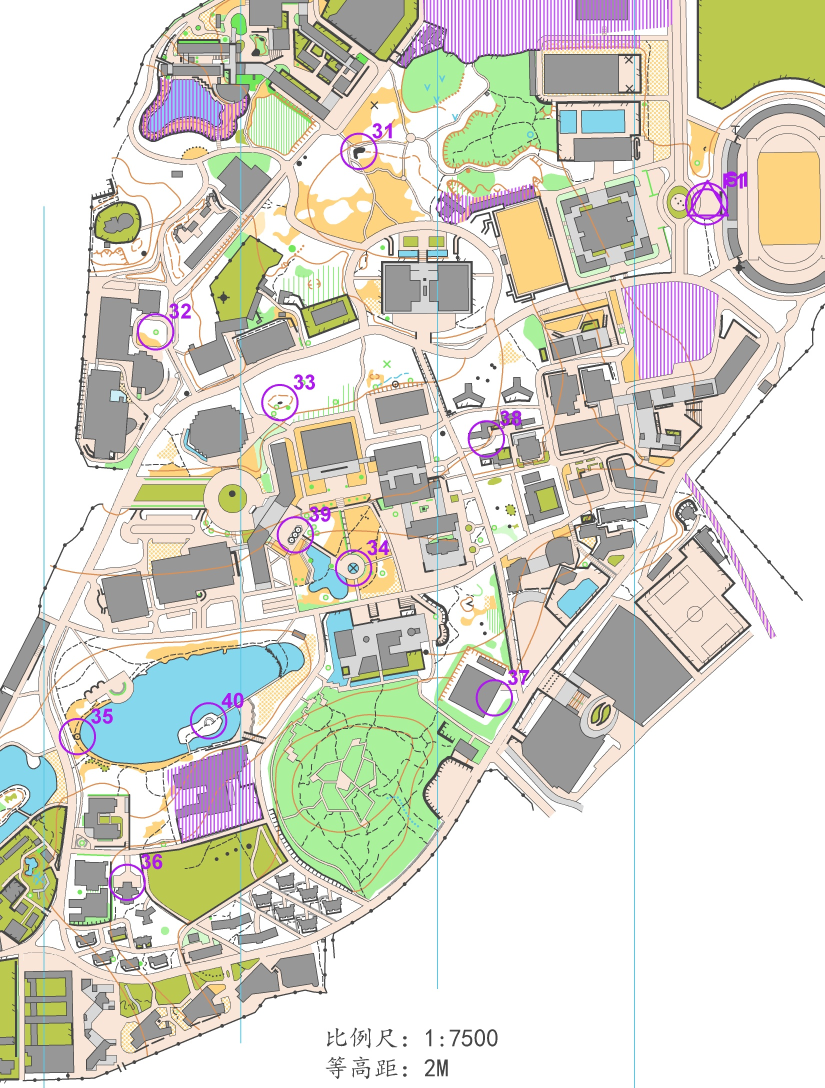
#> input picture image_1791593207568.jpg, 1649 x 2176 px (shown at 1/2 size); its folder holds only this picture in this run
$ python -i vision.py   (imports and definitions only)
#> lines starting #> are read from the running program, lines starting #| are printed output that depends on the picture; after the words box and inside, x2 and y2 are one past the last pixel; in counts of white or black regions, pixels touching at a corner belong together
#> further down, picture is the input picture: shape (2176, 1649, 3); mean B, G, R 204, 216, 217.3
### dirmap/reference.py
"""Campus OSM reference. It is geodetic evidence, not a complete route graph."""

import json
from pathlib import Path

import cv2
import numpy as np

from .geometry import Frame


def polygon_properties(points):
    contour = np.asarray(points, dtype=np.float32).reshape(-1, 1, 2)
    moments = cv2.moments(contour)
    area = abs(moments['m00'])
    if area < 1:
        return None
    center = [moments['m10']/moments['m00'], moments['m01']/moments['m00']]
    _, sides, angle = cv2.minAreaRect(contour)
    ratio = max(sides) / max(1e-6, min(sides))
    return {'center': center, 'area': area, 'aspect': ratio, 'points': np.asarray(points).tolist()}


# [60 lines left out: functions load_reference, geojson, not called in this run]

### dirmap/symbols.py
"""Recognize course symbols without erasing cartographic forbidden areas."""

import cv2
import numpy as np


def course_symbol(purple, control):
    center = np.array(control['pixel'], dtype=float)
    radius = float(control['radiusPx'])
    height, width = purple.shape
    pad = int(np.ceil(radius*2.1))
    origin = np.maximum(0, np.floor(center-pad).astype(int))
    end = np.minimum([width, height], np.ceil(center+pad).astype(int))
    crop = purple[origin[1]:end[1], origin[0]:end[0]]
    point = center-origin
    angles = np.linspace(0, 2*np.pi, 180, endpoint=False)
    radial = np.linspace(.5, 1.65, 93)*radius
    ring_points = point+radial[:, None, None]*np.stack((np.cos(angles), np.sin(angles)), axis=-1)
    xx = np.clip(np.rint(ring_points[..., 0]).astype(int), 0, crop.shape[1]-1)
    yy = np.clip(np.rint(ring_points[..., 1]).astype(int), 0, crop.shape[0]-1)
    profile = (crop[yy, xx] > 0).mean(axis=1)
    # Separate connected peaks, rather than counting the two edges of one
    # thick circle as a double finish ring.
    groups = np.split(np.flatnonzero(profile >= .65), np.flatnonzero(np.diff(np.flatnonzero(profile >= .65)) > 1)+1)
    radii = []
    for group in groups:
        if len(group):
            radii.append(float(radial[group[np.argmax(profile[group])]]))
    double = any(abs(a-b) > radius*.16 for a in radii for b in radii)
    distance = cv2.distanceTransform(255-crop, cv2.DIST_L2, 3)
    grid_y, grid_x = np.indices(crop.shape)
    inner = (grid_x-point[0])**2+(grid_y-point[1])**2 < (radius*.84)**2
    inner_density = np.mean(crop[inner] > 0) if inner.any() else 0
    best = None
    if .035 < inner_density < .8:
        t = np.linspace(.14, .86, 27)
        for angle in np.arange(-90, 30, 6)*np.pi/180:
            unit = np.stack((np.cos(angle+np.arange(3)*2*np.pi/3), np.sin(angle+np.arange(3)*2*np.pi/3)), axis=-1)
            for relative_radius in np.arange(.85, 1.71, .05):
                for dx, dy in ((0, 0), (-.07, 0), (.07, 0), (0, -.07), (0, .07)):
                    vertices = point+[dx*radius, dy*radius]+unit*radius*relative_radius
                    next_vertices = np.roll(vertices, -1, axis=0)
                    sides = vertices[:, None, :]+(next_vertices-vertices)[:, None, :]*t[None, :, None]
                    vectors = next_vertices-vertices
                    normal = np.stack((-vectors[:, 1], vectors[:, 0]), axis=-1)
                    normal /= np.linalg.norm(normal, axis=1)[:, None]
                    offset = normal[:, None, :]*max(4., radius*.22)

                    def hit(points, tolerance):
                        x = np.rint(points[..., 0]).astype(int)
                        y = np.rint(points[..., 1]).astype(int)
                        valid = (x >= 0) & (y >= 0) & (x < crop.shape[1]) & (y < crop.shape[0])
                        result = np.zeros(x.shape, dtype=bool)
                        result[valid] = distance[y[valid], x[valid]] <= tolerance
                        return result.mean(axis=1)

                    coverage = hit(sides, max(1., radius*.045))
                    if coverage.min() < .80:
                        continue
                    background = (hit(sides+offset, .5)+hit(sides-offset, .5))/2
                    contrast = coverage-background
                    if contrast.min() < .24:
                        continue
                    score = float(np.mean(coverage)-.4*np.mean(background))
                    if best is None or score > best[0]:
                        best = (score, vertices+origin, coverage.tolist())
    if best is not None and not double:
        # In a low-resolution compound symbol, triangle strokes can bridge
        # the valley between the two radial peaks. The independently fitted
        # Hough ring is still evidence of the outer circle.
        outer_support = float(profile[np.argmin(np.abs(radial-radius))])
        if outer_support >= .65 and any(abs(r-radius) > radius*.2 for r in radii):
            radii.append(radius)
            double = True
    role = 'start_finish' if best is not None and double else 'start' if best is not None else 'finish' if double else 'control'
    return {'role': role, 'ringRadii': radii or [radius],
            'triangle': best[1].tolist() if best else None,
            'triangleCoverage': best[2] if best else None,
            'confidence': round(best[0], 3) if best else round(float(profile.max()), 3)}


def classify_course_symbols(purple, controls):
    for control in controls:
        symbol = course_symbol(purple, control)
        control['role'] = symbol['role']
        control['symbolGeometry'] = symbol
        if symbol['role'] != 'control':
            control['label'] = {'start': '起点', 'finish': '终点', 'start_finish': '起终点'}[symbol['role']]
            control['labelSource'] = 'course_symbol'
            control['required'] = False


# [13 lines left out: function course_ink_mask, not called in this run]

### dirmap/overprint.py
"""Separate course annotations from ground symbols and repair their occlusion.

The recovered colours are an interpretation, never a modification of the
source scan. A course connection supplies no edge to the navigation graph.
"""
import itertools

import cv2
import numpy as np


def annotation_mask(purple, controls, text_ink=None):
    """Confirmed circles/triangles, OCR text, and supported circle connections."""
    strokes = np.zeros_like(purple)
    for control in controls:
        radius = float(control['radiusPx'])
        center = tuple(np.rint(control['pixel']).astype(int))
        geometry = control.get('symbolGeometry', {})
        for ring in [radius, *geometry.get('ringRadii', [])]:
            cv2.circle(strokes, center, round(ring), 255, max(5, round(radius*.4)))
        if geometry.get('triangle'):
            cv2.polylines(strokes, [np.rint(geometry['triangle']).astype(np.int32)], True, 255, max(5, round(radius*.35)))
        box = control.get('labelPixelBox')
        if box:
            x0, y0 = np.maximum(0, np.floor(np.array(box[:2])-2).astype(int))
            x1, y1 = np.minimum([purple.shape[1], purple.shape[0]], np.ceil(np.array(box[2:])+2).astype(int))
            if x1 > x0 and y1 > y0:
                # Bold text and its anti-aliasing may cover pale restriction
                # hatching. Do not erase all purple pixels inside its box.
                ink = (text_ink if text_ink is not None else purple)[y0:y1, x0:x1]
                strokes[y0:y1, x0:x1] |= cv2.dilate(ink, np.ones((3, 3), np.uint8))
    distance = cv2.distanceTransform(255-purple, cv2.DIST_L2, 3)
    for left, right in itertools.combinations(controls, 2):
        a, b = np.array(left['pixel']), np.array(right['pixel'])
        length = float(np.linalg.norm(b-a))
        radius = min(left['radiusPx'], right['radiusPx'])
        if length < radius*5:
            continue
        start, stop = left['radiusPx']*1.2/length, 1-right['radiusPx']*1.2/length
        if start >= stop:
            continue
        samples = np.rint(a+np.linspace(start, stop, max(20, round(length)))[:, None]*(b-a)).astype(int)
        if (samples < 0).any() or (samples[:, 0] >= purple.shape[1]).any() or (samples[:, 1] >= purple.shape[0]).any():
            continue
        hit = distance[samples[:, 1], samples[:, 0]] <= max(1.5, radius*.1)
        if np.mean(hit) >= .9 and min(np.mean(part) for part in np.array_split(hit, 4)) >= .8:
            cv2.line(strokes, tuple(np.rint(a).astype(int)), tuple(np.rint(b).astype(int)), 255, max(5, round(radius*.45)))
    return cv2.bitwise_and(strokes, purple)


def _line_kernel(size, angle):
    result = np.zeros((size, size), np.uint8)
    center = np.array([size//2, size//2])
    vector = np.array([np.cos(angle), np.sin(angle)])*(size//2)
    cv2.line(result, tuple(np.rint(center-vector).astype(int)), tuple(np.rint(center+vector).astype(int)), 1, 1)
    return result


def continue_barriers(black, unknown, maximum_gap):
    """Continue supported linear fragments only inside hidden pixels.

    Directional support prevents joining two parallel road borders into a
    cross-road wall. Known white gates outside the overprint remain intact.
    """
    visible = cv2.bitwise_and(black, cv2.bitwise_not(unknown))
    count, labels, stats, _ = cv2.connectedComponentsWithStats(visible, 8)
    linear = np.array([False]+[max(stats[i, 2:4]) >= 20 or max(stats[i, 2:4]) >= 3*max(1, min(stats[i, 2:4]))
                               for i in range(1, count)])
    strokes = linear[labels].astype(np.uint8)*255
    grown = cv2.dilate(strokes, np.ones((3, 3), np.uint8))
    repaired = np.zeros_like(black)
    size = int(maximum_gap) | 1
    for angle in np.arange(0, np.pi, np.pi/12):
        direction = _line_kernel(7, angle)
        supported = cv2.morphologyEx(grown, cv2.MORPH_OPEN, direction)
        joined = cv2.morphologyEx(supported, cv2.MORPH_CLOSE, _line_kernel(size, angle))
        repaired |= cv2.bitwise_and(joined, unknown)
    return repaired


def restore(image, purple, annotations, restrictions, black, controls):
    # Include purple-coloured antialiasing beside confirmed ink. Its hue can
    # lie between a water pixel and purple, outside the initial purple test.
    hsv = cv2.cvtColor(image, cv2.COLOR_BGR2HSV)
    nearby = cv2.dilate(annotations, np.ones((5, 5), np.uint8)) > 0
    fringe = nearby & (hsv[:, :, 0] >= 111) & (hsv[:, :, 0] <= 170) & (hsv[:, :, 1] >= 30)
    unknown = ((annotations > 0) | fringe) & (restrictions == 0)
    unknown = unknown.astype(np.uint8)*255
    if not unknown.any():
        return image.copy(), unknown, np.zeros_like(unknown)
    # Continue colour edges at native resolution. A wide averaging stencil
    # mixes the roofs on both sides of a covered passage into its hidden
    # centre. Navier-Stokes inpainting follows the visible isophotes instead;
    # observed pixels and independently continued black barriers still win.
    recovered = cv2.inpaint(image, unknown, 1, cv2.INPAINT_NS)
    radii = [c['radiusPx'] for c in controls]
    gap = max(9, min(49, round((np.median(radii) if radii else 12)*1.2)))
    barriers = continue_barriers(black, unknown, gap)
    return recovered, unknown, barriers

### dirmap/vision.py
"""Colour/shape extraction with separate course ink and forbidden masks.

The output is a candidate interpretation. Grey buildings, blue water, dark
green and detected purple hatching are hard obstacles; ambiguous markings
remain visible for review. Source pixels are never overwritten.
"""

from pathlib import Path
import struct

import cv2
import numpy as np

from .reference import polygon_properties
from .symbols import classify_course_symbols, course_ink_mask
from .overprint import annotation_mask, restore
from .protocol import TERRAIN_SCHEMA


# [15 lines left out: function read_image, not called in this run]


def colour_masks(image):
    b, g, r = (channel.astype(np.int16) for channel in cv2.split(image))
    hsv = cv2.cvtColor(image, cv2.COLOR_BGR2HSV)
#> hsv: shape (2176, 1649, 3); mean H, S, V 27.2, 32.4, 225.4
    h, s, v = cv2.split(hsv)
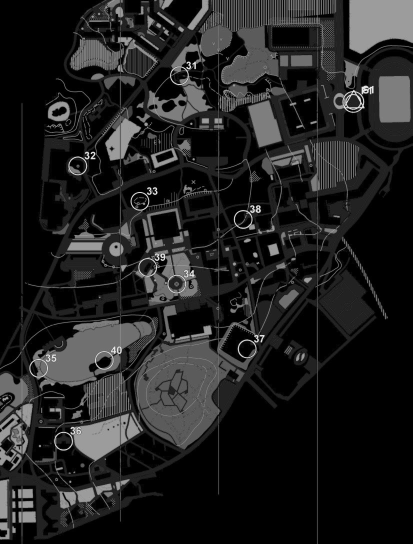
#> s: shape (2176, 1649) (shown at 1/4 size); min 0, max 255, mean 32.4
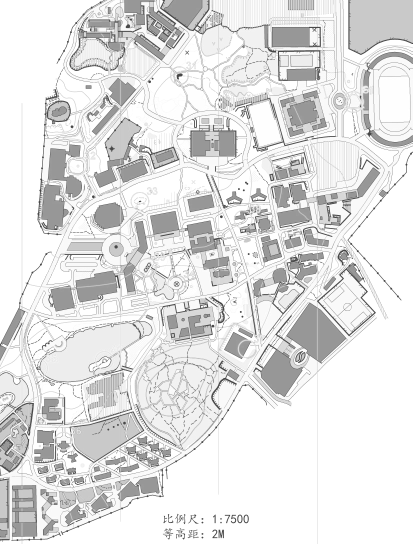
#> v: shape (2176, 1649) (shown at 1/4 size); min 62, max 255, mean 225.4
    purple = ((r-g > 22) & (b-g > 18) & (r > 85) & (b > 75)).astype(np.uint8)*255
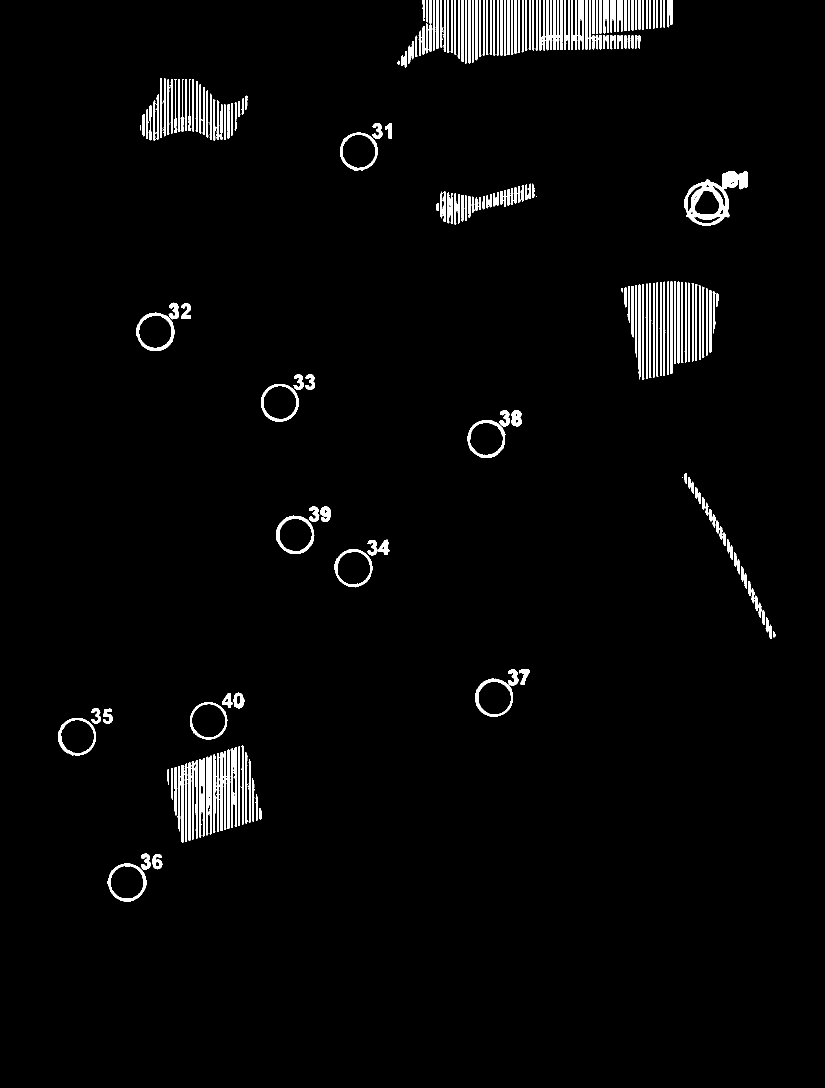
#> purple: shape (2176, 1649) (shown at 1/2 size); 2.7% white; 267 white regions (3 under 20 px), largest, box (x1, y1, x2, y2) and area: (1369, 342, 1495, 452) 4992, (273, 625, 350, 702) 1322, (552, 1031, 629, 1108) 1307
    water = (((b-r > 24) & (g-r > 15) & (g > 95) & (h > 78) & (h < 111)) & (purple == 0)).astype(np.uint8)*255
#> water: shape (2176, 1649); 3% white; 187 white regions (49 under 20 px), largest, box (x1, y1, x2, y2) and area: (171, 1286, 608, 1527) 47592, (0, 1404, 113, 1630) 9307, (612, 1092, 695, 1197) 4011
    # The supplied roof fill straddles V=179 after JPEG compression (and
    # after removing purple overprint). A cutoff at that value breaks a
    # solid roof into traversable speckles. Keep the medium grey palette;
    # light grey canopies/passages (about V=215) remain separate.
    building = ((s < 48) & (v > 58) & (v < 196)).astype(np.uint8)*255
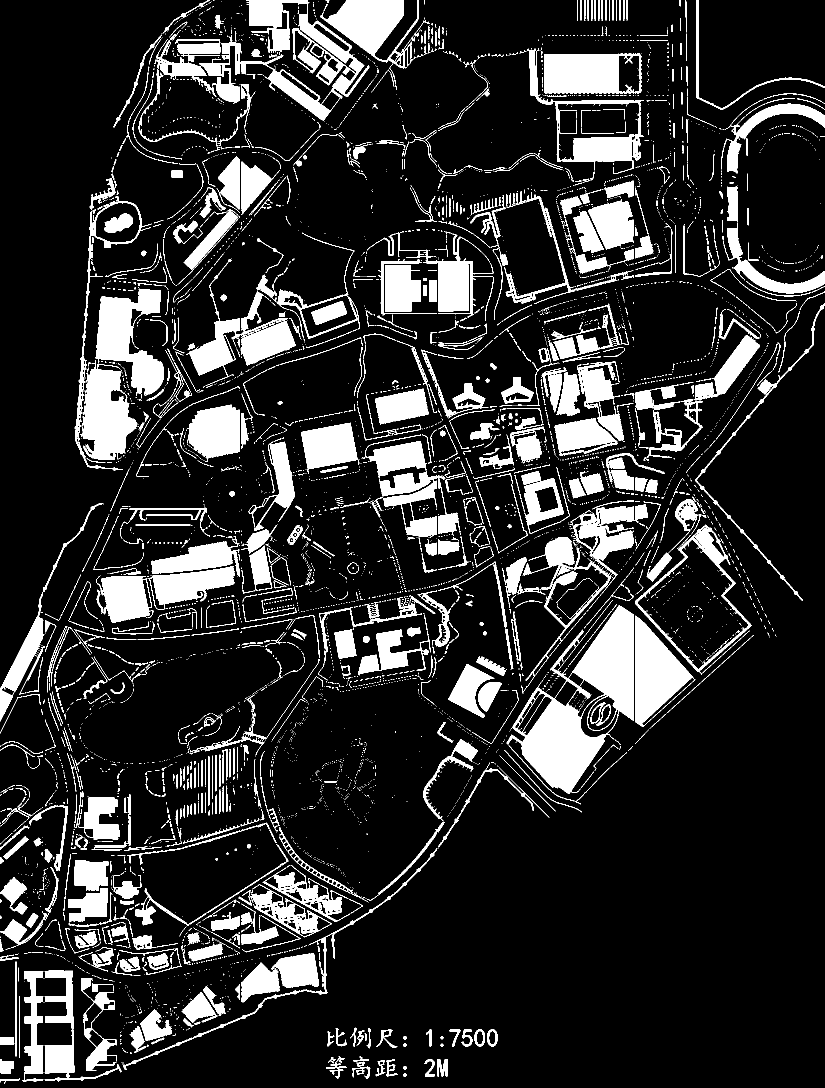
#> building: shape (2176, 1649) (shown at 1/2 size); 15.5% white; 6710 white regions (5508 under 20 px), largest, box (x1, y1, x2, y2) and area: (1013, 1200, 1268, 1588) 36248, (398, 0, 739, 242) 21657, (191, 577, 328, 797) 14868
    green = ((g-r > 9) & (g-b > 8) & (h >= 32) & (h <= 90)).astype(np.uint8)*255
#> green: shape (2176, 1649); 9.8% white; 544 white regions (216 under 20 px), largest, box (x1, y1, x2, y2) and area: (552, 1366, 945, 1799) 82113, (1398, 0, 1649, 215) 44098, (888, 101, 1115, 334) 28309
    dark_green = ((green > 0) & (v < 159) & (s > 80)).astype(np.uint8)*255
#> dark_green: shape (2176, 1649); 0.26% white in thin lines or dots
#> (the rest of the program and of its run is left out)
